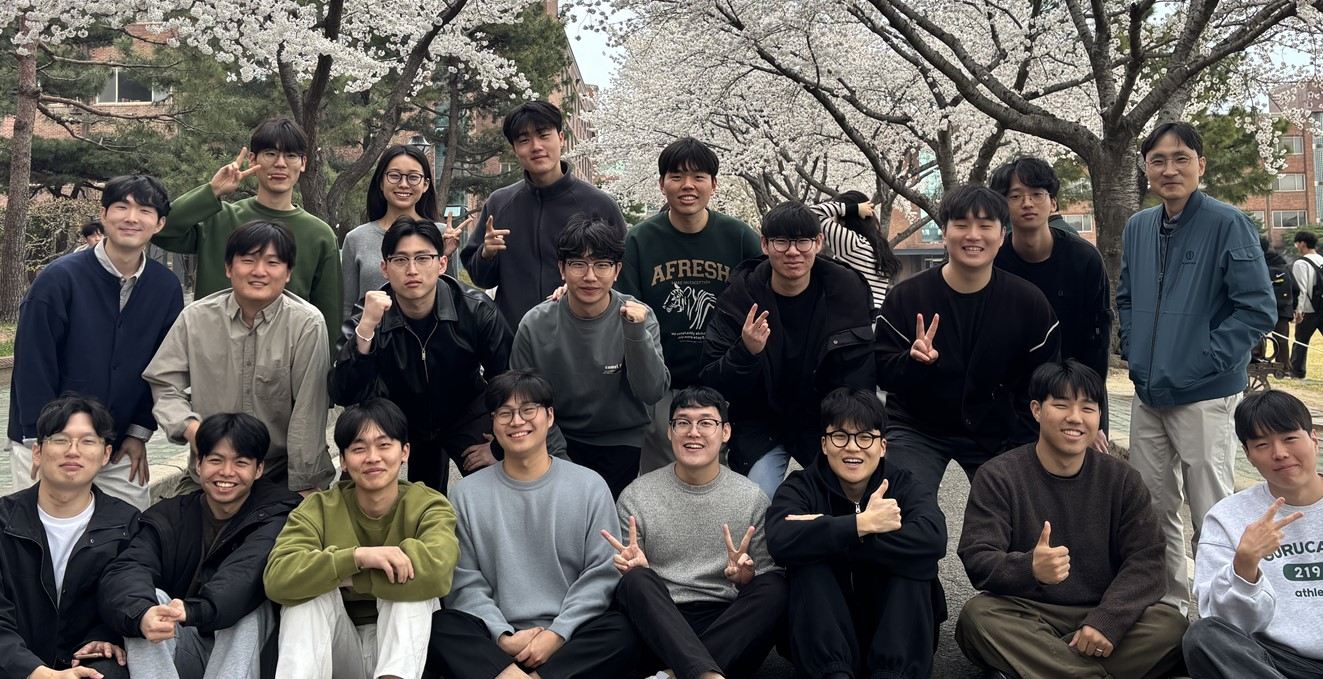
//> input picture DLIP_2025_midterm/Test1_image_2025.jpg, 1323 x 679 px
$ ./DLIP_Midterm2025_21800275_SangheonPark   (built with g++ and OpenCV 4)
//> lines starting //> are read from the running program, lines starting //| are printed output that depends on the picture; after the words box and inside, x2 and y2 are one past the last pixel; in counts of white or black regions, pixels touching at a corner belong together
/*------------------------------------------------------/
* Image Proccessing with Deep Learning - DLIP
*
* MIDTERM 2025
*
* Date: 2025-04-18
*
* Name: Sangheon Park
*
* ID: 21800275
*
------------------------------------------------------*/

#include <iostream>
#include <opencv2/opencv.hpp>

using namespace cv;
using namespace std;

int main()
{
	/******** Declaration of variables ********/
	Mat src, mask1, mask2, morp, inrange, hsv, blurred, dst1, dst2, final, mask_bound;
	int hmin = 0, hmax = 16, smin = 48, smax = 243, vmin = 48, vmax = 255;	// Inrange Value
	int face_num = 0;
	vector<vector<Point> > contours;

	/******** Read src image ********/
	src = imread("Test1_image_2025.jpg");
//> src is the input picture: 679 rows x 1323 cols, CV_8UC3; mean B, G, R 85.7, 88.3, 91.4
	// Load image check
	if (src.empty())
	{
		cout << "File Read Failed : src is empty" << endl;
		waitKey(0);
	}

	// Display source image
	imshow("Source image", src);

	/******** Color segmentation about cloak			 ********/
	// convert BGR to HSV
	cvtColor(src, hsv, COLOR_BGR2HSV);
//> hsv: 679 rows x 1323 cols, CV_8UC3; mean H, S, V 64.6, 70, 97.2
	inRange(hsv, Scalar(MIN(hmin, hmax), MIN(smin, smax), MIN(vmin, vmax)),
		Scalar(MAX(hmin, hmax), MAX(smin, smax), MAX(vmin, vmax)), inrange);
//> inrange: 679 rows x 1323 cols, CV_8UC1; 11.7% white; 1301 white regions (1169 under 20 px), largest, box (x1, y1, x2, y2) and area: (1235, 411, 1323, 583) 6657, (31, 411, 112, 518) 5476, (883, 202, 1005, 294) 4883

	/******** Post-processing(e.g. Morphology...) ********/
	// Mask outside ROI
	rectangle(inrange, Rect(inrange.cols * 99 / 100, 0, inrange.cols / 100, inrange.rows * 1 / 3), Scalar(0, 0, 0), FILLED);
	rectangle(inrange, Rect(0, 0, inrange.cols / 100, inrange.rows * 1 / 3), Scalar(0, 0, 0), FILLED);

	// Morphology
	int element_shape = MORPH_ELLIPSE;		// elliptical filter, MORPH_RECT, MORPH_ELLIPSE, MORPH_CROSS
	int n = 3;								// 3X3 Kernel
	Mat element = getStructuringElement(element_shape, Size(n, n));
	morphologyEx(inrange, morp, MORPH_OPEN, element, Point(-1, -1), 3);	// 3times Opening
//> morp: 679 rows x 1323 cols, CV_8UC1; 10% white; 75 white regions, largest, box (x1, y1, x2, y2) and area: (1235, 424, 1323, 582) 6470, (31, 411, 112, 518) 5379, (1030, 387, 1107, 477) 4449
	morphologyEx(morp, morp, MORPH_DILATE, element, Point(-1, -1), 2); // 2times Dilation
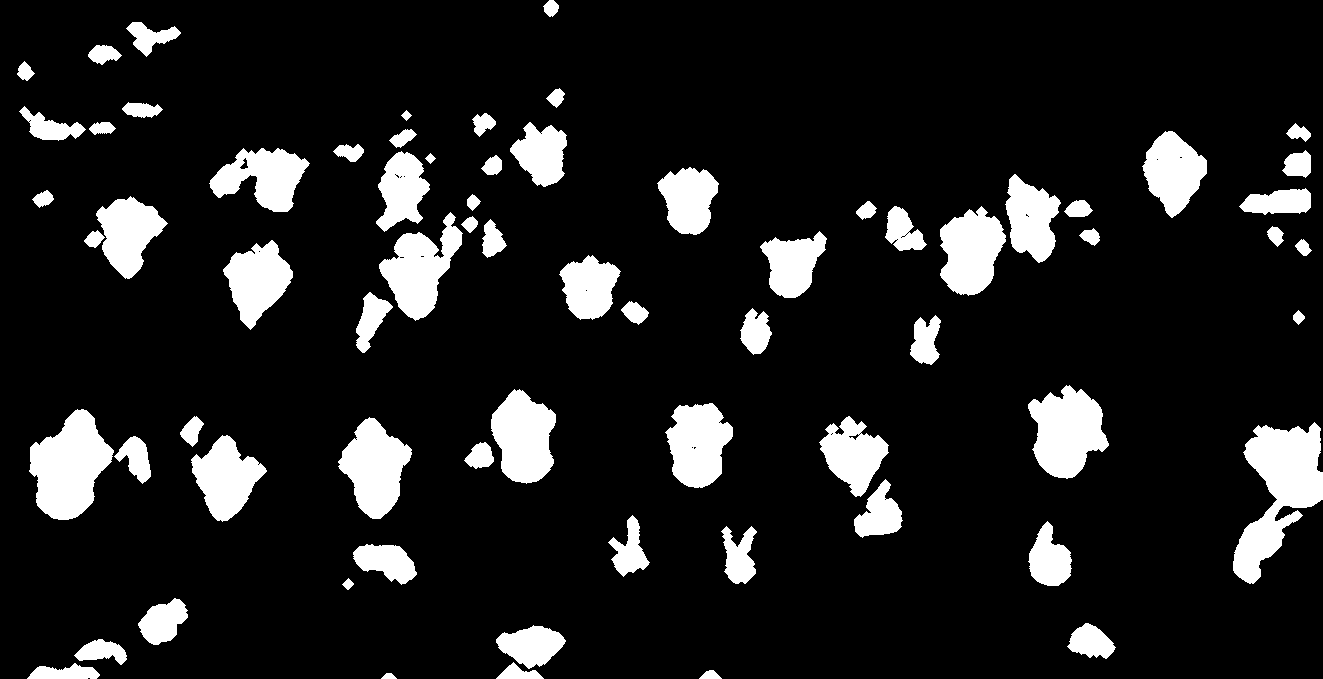
//> morp: 679 rows x 1323 cols, CV_8UC1; 12.1% white; 70 white regions

	// Display skin-color-segmented output
	imshow("Task a) Segment skin-colored area", morp);

	/******** Create and Display Mask for Faces ********/
	findContours(morp, contours, RETR_EXTERNAL, CHAIN_APPROX_SIMPLE);
//> contours = 70 contours; largest, box (x1, y1, x2, y2) and area: (1233, 422, 1323, 584) 7168, (29, 409, 114, 520) 5812, (1028, 385, 1109, 479) 4871, (338, 417, 412, 519) 4381, (379, 212, 463, 321) 4286
	mask1 = Mat::Mat(src.size(), CV_8UC3, Scalar(255, 255, 255));	// Ready to make mask
	double minArea = 1900.0;	// Minimum contour size for face
	src.copyTo(mask_bound);

	// Check all contours
	for (int i = 0; i < contours.size(); i++) {
		if (contourArea(contours[i]) > minArea) {	// if Contour Size >  Minimum contour size for face
			Rect boxPoint = boundingRect(contours[i]);
			rectangle(mask1, boxPoint, Scalar(0, 0, 0), FILLED);	// Make rect shape mask
			rectangle(mask_bound, boxPoint, Scalar(255, 255, 255), 2);	// Make rect shape box
			face_num++;		// Caculate face num
		}
	}
//> this loop made 70 passes
//> boxPoint on passes 17, 18, 19, 20, 22, 23, 24, 25, 31, 32, 34, 40: Rect(191, 435, 76, 87), Rect(1233, 422, 90, 162), Rect(338, 417, 74, 102), Rect(819, 416, 70, 81), Rect(29, 409, 85, 111), Rect(665, 403, 68, 85), Rect(491, 389, 65, 95), Rect(1028, 385, 81, 94), Rect(559, 255, 62, 65), Rect(223, 240, 70, 90), Rect(760, 231, 67, 67), Rect(379, 212, 84, 109)
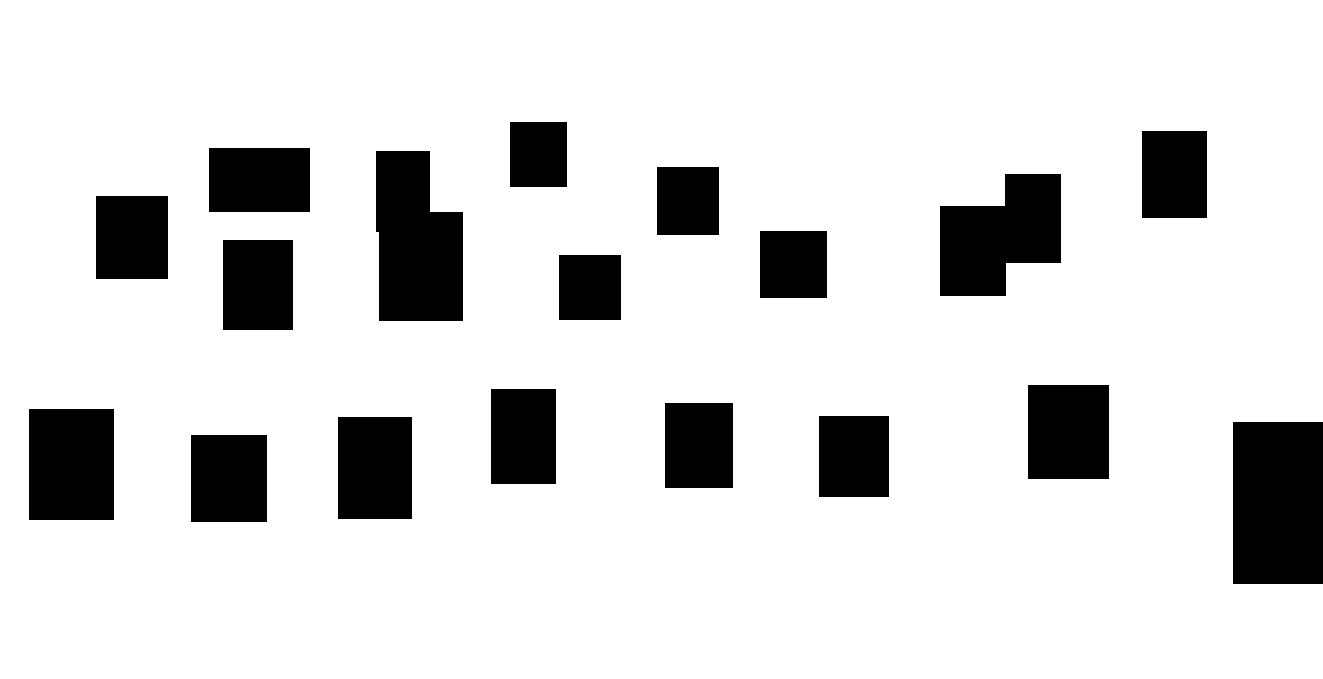
//> mask1: 679 rows x 1323 cols, CV_8UC3; 85.8% white; 18 black regions, largest, box (x1, y1, x2, y2) and area: (1233, 422, 1323, 584) 14580, (376, 151, 463, 321) 12510, (940, 174, 1061, 296) 10867
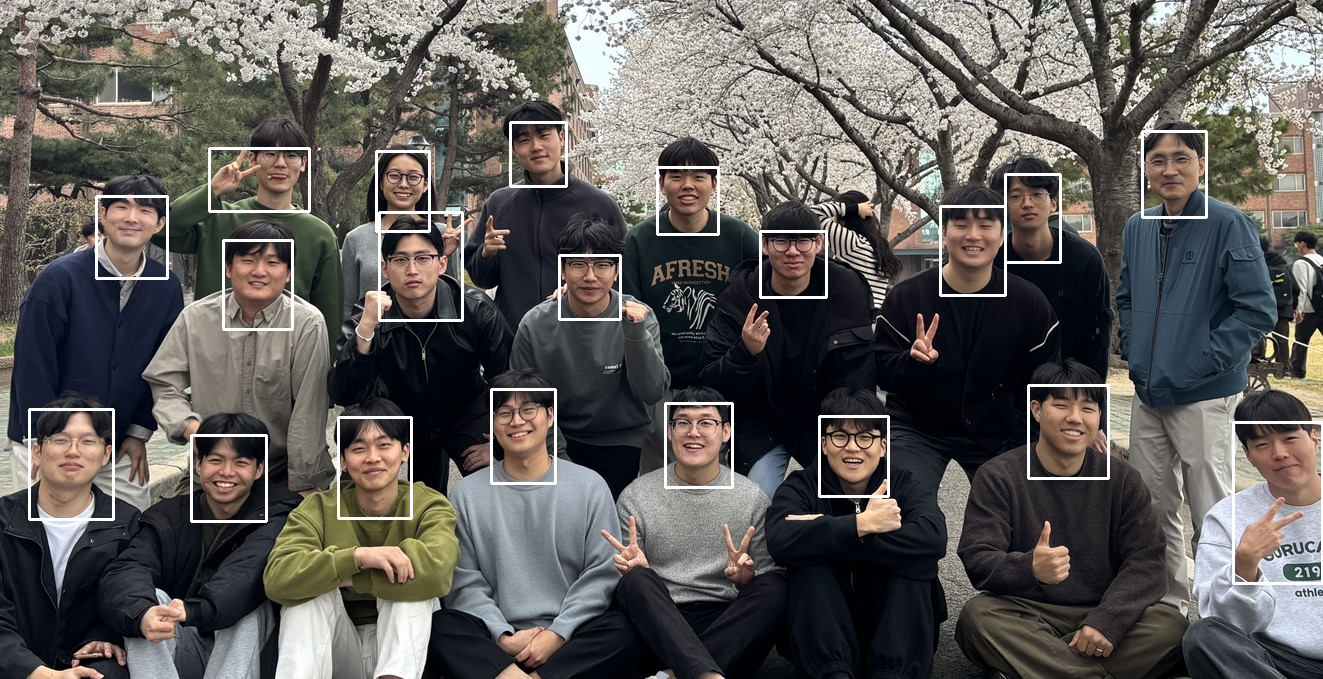
//> mask_bound: 679 rows x 1323 cols, CV_8UC3; 2.06% of pixels changed, all inside (x1, y1, x2, y2) = (28, 121, 1323, 585)
//> after the loop, face_num = 20

	// Print how many faces found
	cout << "----------------------------------------------------------" << endl;
	cout << endl << endl << endl;
	cout << "Face Number: " << face_num << endl;
//| Face Number: 20
	cout << endl << endl << endl;
	cout << "----------------------------------------------------------" << endl;

	// Display mask images (binary)
	mask2 = ~mask1;	// Make mask2 for blur Image
	imshow("Task b) Create mask for faces", mask2);

	// Display mask boundary on source image
	imshow("Task c) Draw mask boundary on source image", mask_bound);

	/******** Blurring Masked Area   ********/
	cv::blur(src, blurred, cv::Size(7, 7)); // Make blur image from src

	// Masking
	dst1 = src & mask1;
	dst2 = blurred & mask2;
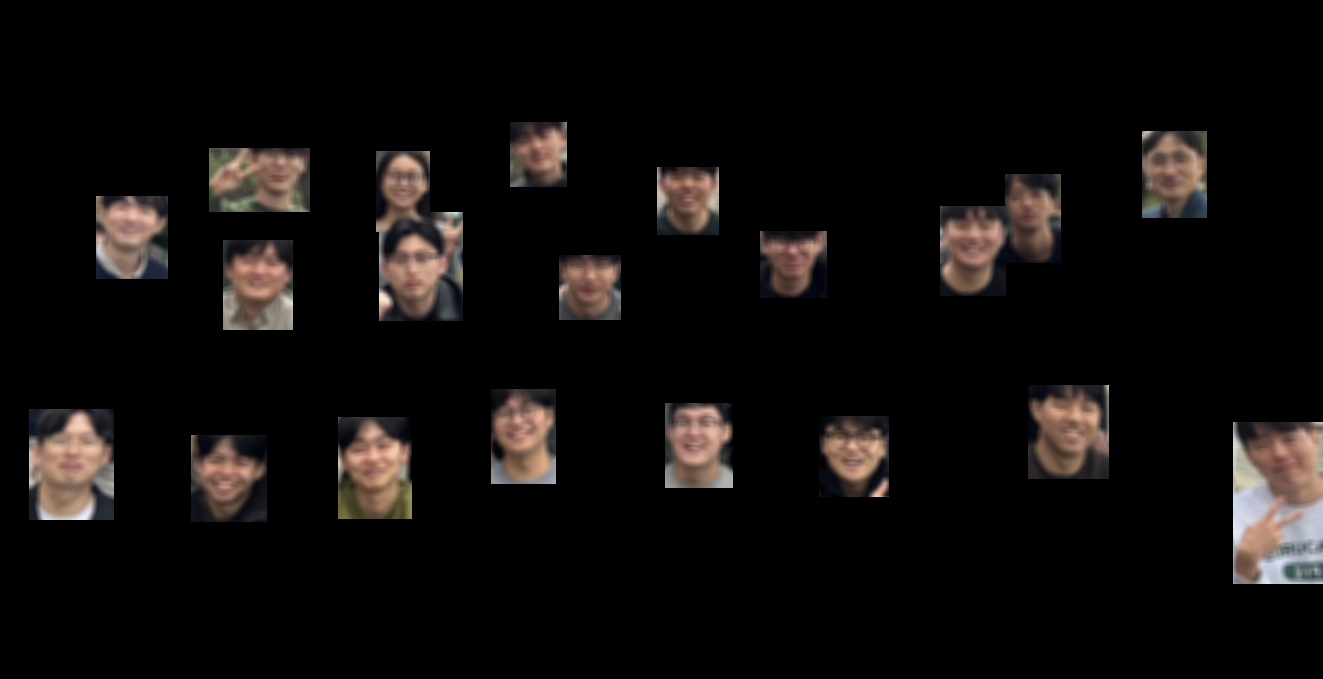
//> dst2: 679 rows x 1323 cols, CV_8UC3; mean B, G, R 12.2, 13.3, 16

	// Merge
	final = dst1 + dst2;

	/******** Display the final output   ********/
	imshow("Final d) Blur only the mask area", final);

	int key = waitKey(0);
//> the space key is pressed
	if (key == 27) {
		cout << "ESC key is pressed by user\n";
		return 0;
	}

	return 0;
}
